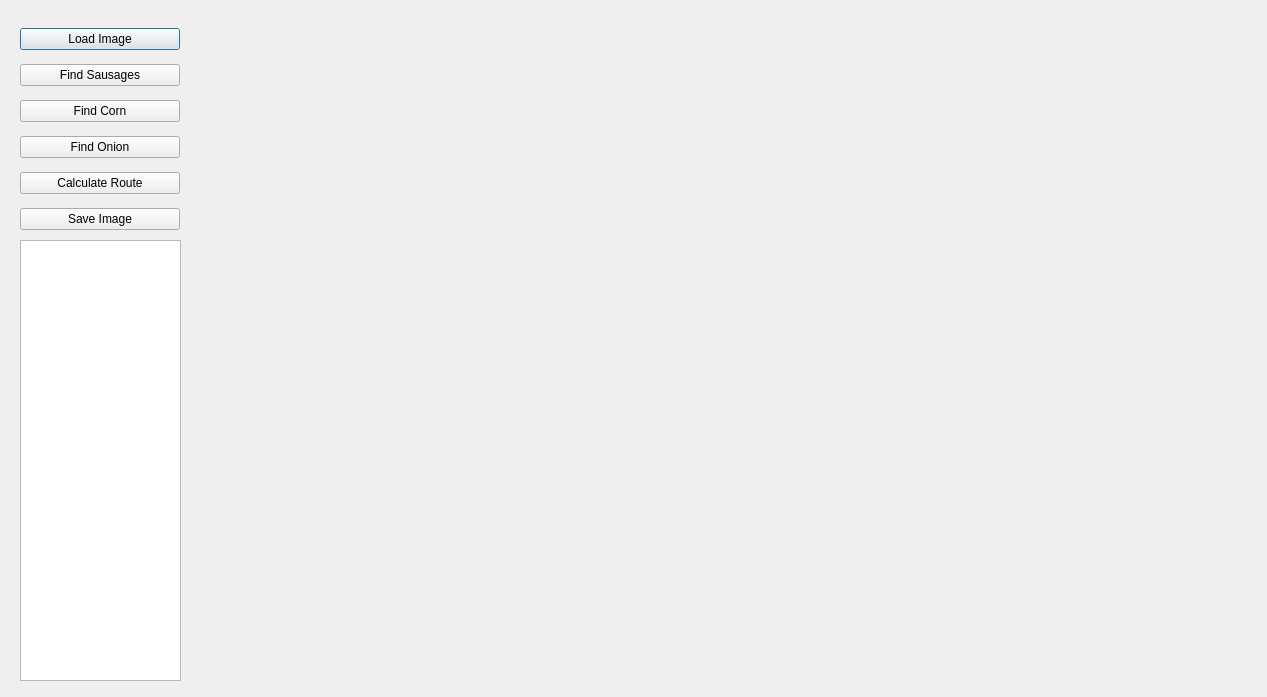
<?xml version="1.0" encoding="UTF-8"?>
<ui version="4.0">
 <class>Dialog</class>
 <widget class="QDialog" name="Dialog">
  <property name="geometry">
   <rect>
    <x>0</x>
    <y>0</y>
    <width>1267</width>
    <height>697</height>
   </rect>
  </property>
  <property name="windowTitle">
   <string>Dialog</string>
  </property>
  <widget class="QWidget" name="verticalLayoutWidget">
   <property name="geometry">
    <rect>
     <x>20</x>
     <y>20</y>
     <width>160</width>
     <height>221</height>
    </rect>
   </property>
   <layout class="QVBoxLayout" name="verticalLayout">
    <item>
     <widget class="QPushButton" name="pushButton">
      <property name="text">
       <string>Load Image</string>
      </property>
     </widget>
    </item>
    <item>
     <widget class="QPushButton" name="pushButton_2">
      <property name="text">
       <string>Find Sausages</string>
      </property>
     </widget>
    </item>
    <item>
     <widget class="QPushButton" name="pushButton_3">
      <property name="text">
       <string>Find Corn</string>
      </property>
     </widget>
    </item>
    <item>
     <widget class="QPushButton" name="pushButton_4">
      <property name="text">
       <string>Find Onion</string>
      </property>
     </widget>
    </item>
    <item>
     <widget class="QPushButton" name="pushButton_5">
      <property name="text">
       <string>Calculate Route</string>
      </property>
     </widget>
    </item>
    <item>
     <widget class="QPushButton" name="pushButton_6">
      <property name="text">
       <string>Save Image</string>
      </property>
     </widget>
    </item>
   </layout>
  </widget>
  <widget class="QLabel" name="label">
   <property name="geometry">
    <rect>
     <x>200</x>
     <y>20</y>
     <width>1041</width>
     <height>661</height>
    </rect>
   </property>
   <property name="text">
    <string/>
   </property>
  </widget>
  <widget class="QTextEdit" name="textEdit">
   <property name="geometry">
    <rect>
     <x>20</x>
     <y>240</y>
     <width>161</width>
     <height>441</height>
    </rect>
   </property>
  </widget>
 </widget>
 <resources/>
 <connections/>
</ui>
